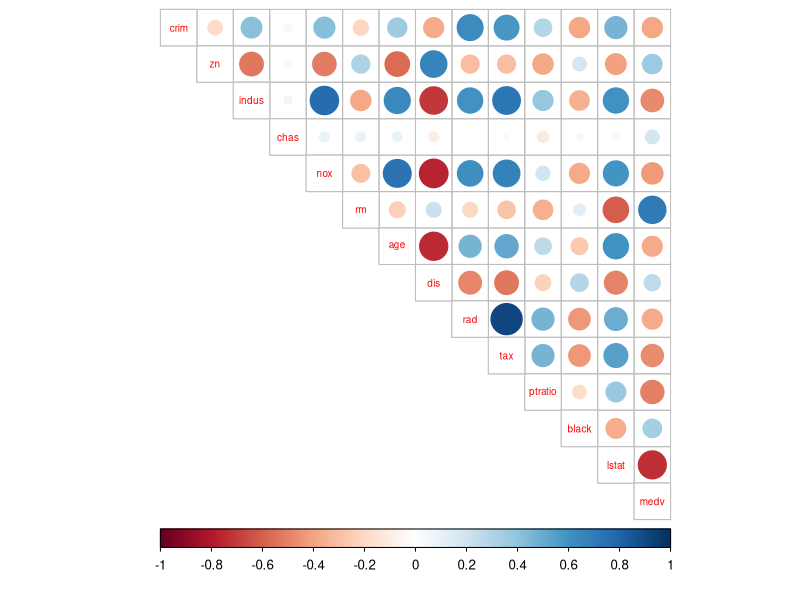
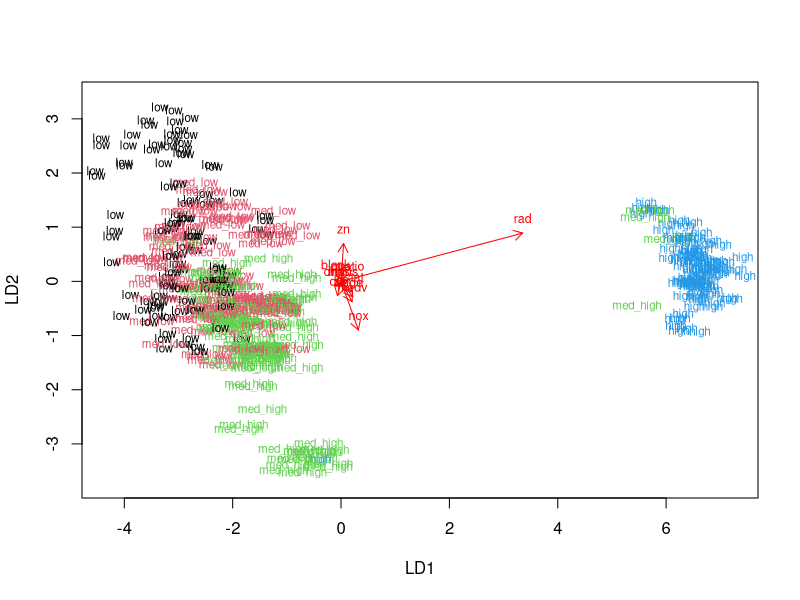
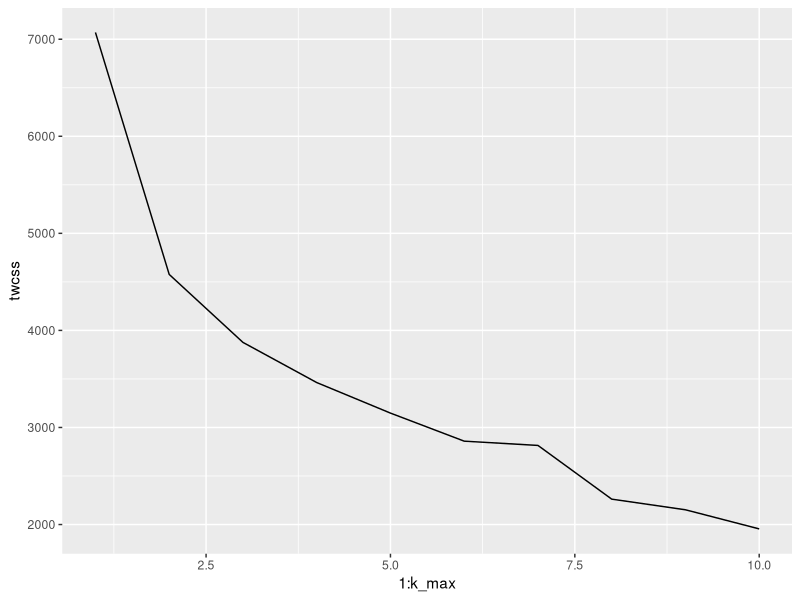
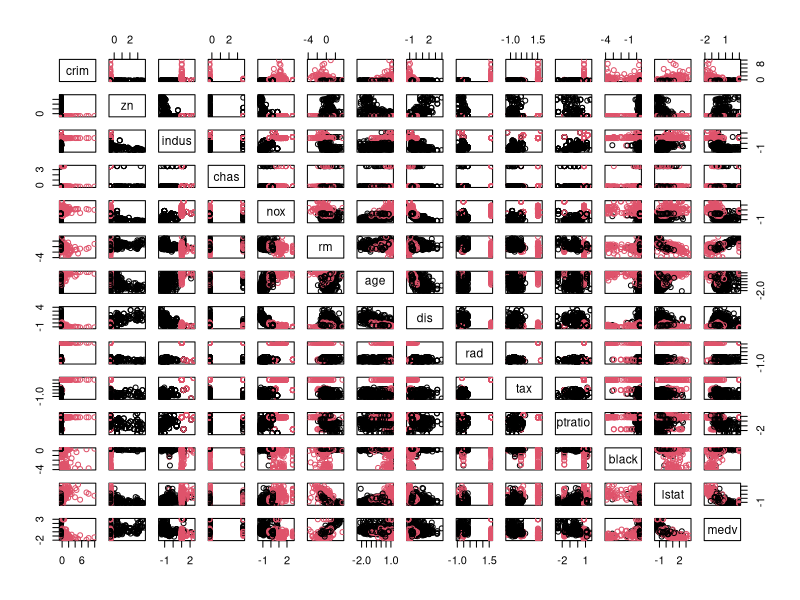
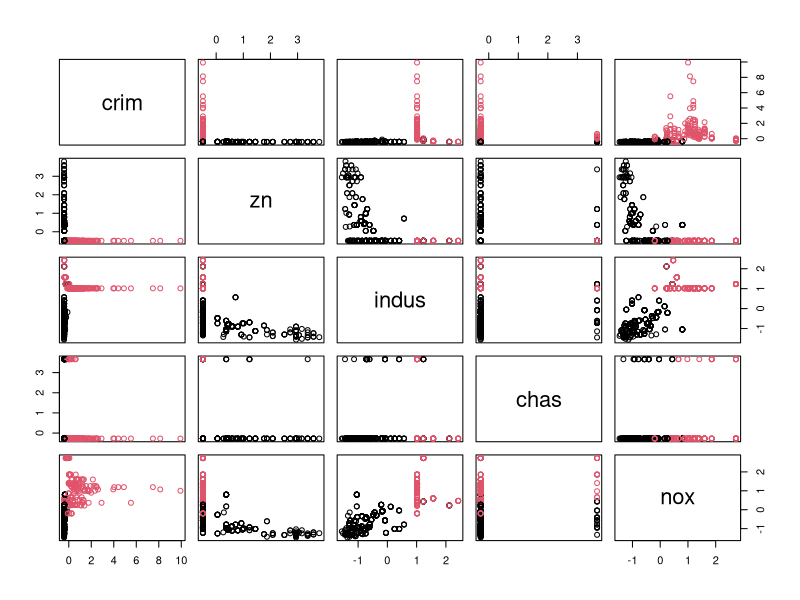
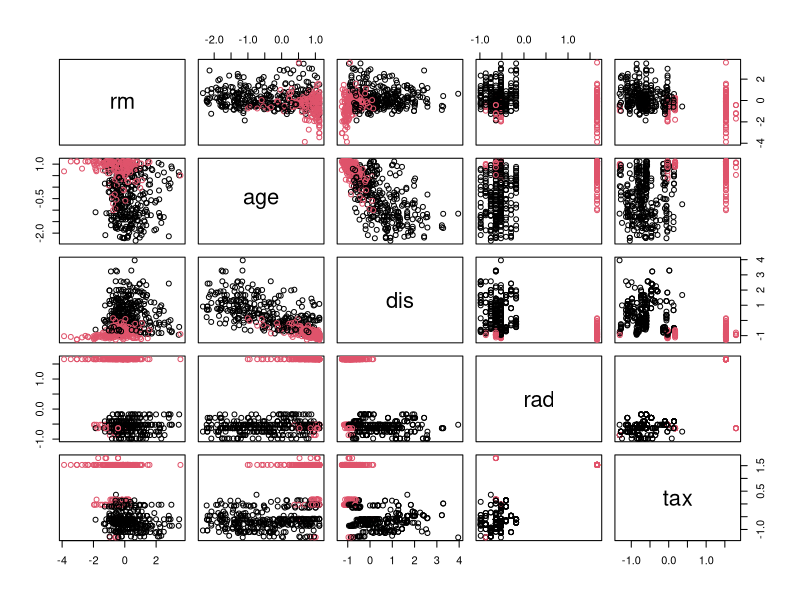
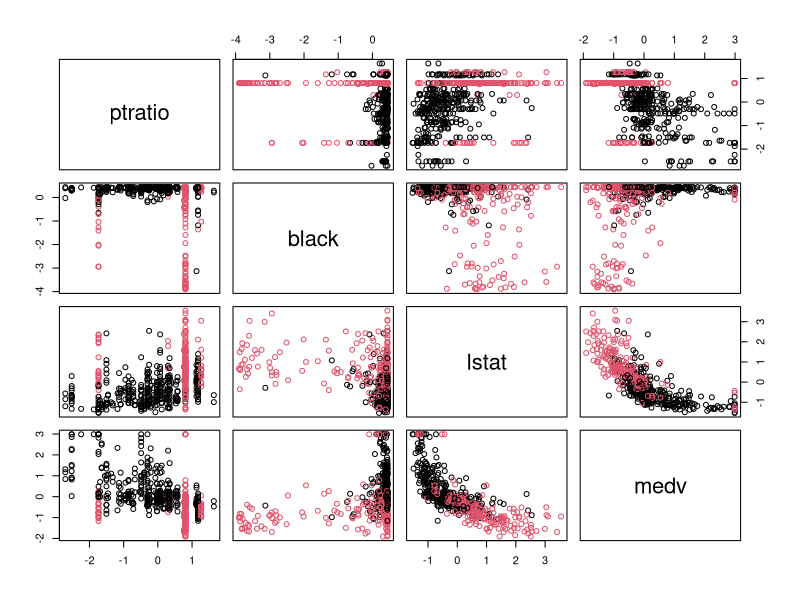

Generate these figures, in order, with R:
## ---- chunk 1
date()
## ---- chunk 2

# access the MASS package
library(MASS)

# load the data
data("Boston")

# explore the dataset
str(Boston)
dim(Boston)

## ---- chunk 3

library(tidyverse)
library(corrplot)

# if you want to plot a matrix of the variables, use the bit below
#pairs(Boston)

# calculate the correlation matrix and round it
cor_matrix<-cor(Boston) %>% round(digits=2)

# print the correlation matrix
cor_matrix

# visualize the correlation matrix
corrplot(cor_matrix, method="circle", type = "upper", cl.pos = "b", tl.pos = "d", tl.cex = 0.6)

# summarize the variables
summary(Boston)

## ---- chunk 4

# center and standardize variables
boston_scaled <- scale(Boston)

# summaries of the scaled variables
summary(boston_scaled)

# change the object to data frame
boston_scaled <- as.data.frame(boston_scaled)

## ---- chunk 5

# summary of the scaled crime rate
summary(boston_scaled$crim)

# create a quantile vector of crim and print it
bins <- quantile(boston_scaled$crim)
bins

# create a categorical variable 'crime'
crime <- cut(boston_scaled$crim, breaks = bins, include.lowest = TRUE, label = c("low", "med_low", "med_high", "high"))

# look at the table of the new factor crime
table(crime)

# remove original crim from the dataset
boston_scaled <- dplyr::select(boston_scaled, -crim)

# add the new categorical value to scaled data
boston_scaled <- data.frame(boston_scaled, crime)

## ---- chunk 6

# number of rows in the Boston dataset 
n <- nrow(boston_scaled)

# choose randomly 80% of the rows
ind <- sample(n,  size = n * 0.8)

# create training set
train <- boston_scaled[ind,]

# create test set 
test <- boston_scaled[-ind,]

## ---- chunk 7

# linear discriminant analysis
lda.fit <- lda(crime ~ ., data = train)

# print the lda.fit object
lda.fit

# the function for lda biplot arrows
lda.arrows <- function(x, myscale = 1, arrow_heads = 0.1, color = "red", tex = 0.75, choices = c(1,2)){
  heads <- coef(x)
  arrows(x0 = 0, y0 = 0, 
         x1 = myscale * heads[,choices[1]], 
         y1 = myscale * heads[,choices[2]], col=color, length = arrow_heads)
  text(myscale * heads[,choices], labels = row.names(heads), 
       cex = tex, col=color, pos=3)
}

# target classes as numeric
classes <- as.numeric(train$crime)

# plot the lda results
plot(lda.fit, dimen = 2, col = classes, pch = classes)
lda.arrows(lda.fit, myscale = 1)

## ---- chunk 8

# first, save the correct classes from test data
correct_classes <- test$crime

# remove the crime variable from test data
test <- dplyr::select(test, -crime)

# then, predict classes with test data
lda.pred <- predict(lda.fit, newdata = test)

# cross tabulate the results
table(correct = correct_classes, predicted = lda.pred$class)

## ---- chunk 9

# load the data
data("Boston")

# center and standardize variables
boston_scaled <- scale(Boston)

# change the object to data frame
boston_scaled <- as.data.frame(boston_scaled)

# Calculating distances below
# euclidean distance matrix, default option
dist_eu <- dist(boston_scaled)

# look at the summary of the distances, first with the default option
summary(dist_eu)

# manhattan distance matrix
dist_man <- dist(boston_scaled, method = "manhattan")

# look at the summary of the distances, now with the manhattan method
summary(dist_man)


## ---- chunk 10

# k-means clustering, first with 10 clusters
km <-kmeans(boston_scaled, centers = 10)

set.seed(123)

# determine the number of clusters
k_max <- 10

# calculate the total within sum of squares
twcss <- sapply(1:k_max, function(k){kmeans(boston_scaled, k)$tot.withinss})

# visualize the results
qplot(x = 1:k_max, y = twcss, geom = 'line')

## ---- chunk 11

# k-means clustering, with two clusters
km <-kmeans(boston_scaled, centers = 2)

# plot the dataset with the clusters
pairs(boston_scaled, col = km$cluster)

## ---- chunk 12

# plot the dataset with the clusters
pairs(boston_scaled[1:5], col = km$cluster)

# plot the dataset with the clusters
pairs(boston_scaled[6:10], col = km$cluster)

# plot the dataset with the clusters
pairs(boston_scaled[11:14], col = km$cluster)

